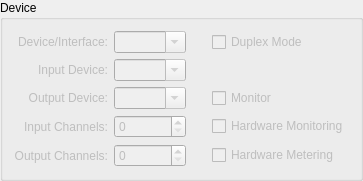
        <widget class="QGroupBox" name="group_driver_device">
         <property name="title">
          <string>Device</string>
         </property>
         <layout class="QGridLayout" name="gridLayout_3">
          <item row="0" column="0">
           <widget class="QLabel" name="obj_driver_device_label">
            <property name="enabled">
             <bool>false</bool>
            </property>
            <property name="toolTip">
             <string>Hardware device/interface name to use</string>
            </property>
            <property name="text">
             <string>Device/Interface:</string>
            </property>
            <property name="alignment">
             <set>Qt::AlignRight|Qt::AlignTrailing|Qt::AlignVCenter</set>
            </property>
           </widget>
          </item>
          <item row="0" column="1">
           <widget class="QComboBox" name="obj_driver_device">
            <property name="enabled">
             <bool>false</bool>
            </property>
            <property name="toolTip">
             <string>Hardware device/interface name to use</string>
            </property>
            <property name="editable">
             <bool>true</bool>
            </property>
           </widget>
          </item>
          <item row="0" column="3">
           <widget class="QCheckBox" name="obj_driver_duplex">
            <property name="enabled">
             <bool>false</bool>
            </property>
            <property name="toolTip">
             <string>Provide both capture and playback ports</string>
            </property>
            <property name="text">
             <string>Duplex Mode</string>
            </property>
           </widget>
          </item>
          <item row="1" column="0">
           <widget class="QLabel" name="obj_driver_capture_label">
            <property name="enabled">
             <bool>false</bool>
            </property>
            <property name="toolTip">
             <string>Whether to provide input/capture ports.
On ALSA you can here set an alternate device for capture</string>
            </property>
            <property name="text">
             <string>Input Device:</string>
            </property>
            <property name="alignment">
             <set>Qt::AlignRight|Qt::AlignTrailing|Qt::AlignVCenter</set>
            </property>
           </widget>
          </item>
          <item row="1" column="1">
           <widget class="QComboBox" name="obj_driver_capture">
            <property name="enabled">
             <bool>false</bool>
            </property>
            <property name="toolTip">
             <string>Whether to provide input/capture ports.
On ALSA you can here set an alternate device for capture</string>
            </property>
            <property name="editable">
             <bool>true</bool>
            </property>
           </widget>
          </item>
          <item row="2" column="0">
           <widget class="QLabel" name="obj_driver_playback_label">
            <property name="enabled">
             <bool>false</bool>
            </property>
            <property name="toolTip">
             <string>Whether to provide output/playback ports.
On ALSA you can here set an alternate device for playback</string>
            </property>
            <property name="text">
             <string>Output Device:</string>
            </property>
            <property name="alignment">
             <set>Qt::AlignRight|Qt::AlignTrailing|Qt::AlignVCenter</set>
            </property>
           </widget>
          </item>
          <item row="2" column="1">
           <widget class="QComboBox" name="obj_driver_playback">
            <property name="enabled">
             <bool>false</bool>
            </property>
            <property name="toolTip">
             <string>Whether to provide output/playback ports.
On ALSA you can here set an alternate device for playback</string>
            </property>
            <property name="editable">
             <bool>true</bool>
            </property>
           </widget>
          </item>
          <item row="2" column="3">
           <widget class="QCheckBox" name="obj_driver_monitor">
            <property name="enabled">
             <bool>false</bool>
            </property>
            <property name="toolTip">
             <string>Provide output monitor ports</string>
            </property>
            <property name="text">
             <string>Monitor</string>
            </property>
           </widget>
          </item>
          <item row="3" column="0">
           <widget class="QLabel" name="obj_driver_inchannels_label">
            <property name="enabled">
             <bool>false</bool>
            </property>
            <property name="toolTip">
             <string>Number of capture channels (defaults to hardware max)</string>
            </property>
            <property name="text">
             <string>Input Channels:</string>
            </property>
            <property name="alignment">
             <set>Qt::AlignRight|Qt::AlignTrailing|Qt::AlignVCenter</set>
            </property>
           </widget>
          </item>
          <item row="3" column="1">
           <widget class="QSpinBox" name="obj_driver_inchannels">
            <property name="enabled">
             <bool>false</bool>
            </property>
            <property name="toolTip">
             <string>Number of capture channels (defaults to hardware max)</string>
            </property>
           </widget>
          </item>
          <item row="4" column="0">
           <widget class="QLabel" name="obj_driver_outchannels_label">
            <property name="enabled">
             <bool>false</bool>
            </property>
            <property name="toolTip">
             <string>Number of playback channels (defaults to hardware max)</string>
            </property>
            <property name="text">
             <string>Output Channels:</string>
            </property>
            <property name="alignment">
             <set>Qt::AlignRight|Qt::AlignTrailing|Qt::AlignVCenter</set>
            </property>
           </widget>
          </item>
          <item row="4" column="1">
           <widget class="QSpinBox" name="obj_driver_outchannels">
            <property name="enabled">
             <bool>false</bool>
            </property>
            <property name="toolTip">
             <string>Number of playback channels (defaults to hardware max)</string>
            </property>
           </widget>
          </item>
          <item row="0" column="2">
           <spacer name="horizontalSpacer">
            <property name="orientation">
             <enum>Qt::Horizontal</enum>
            </property>
            <property name="sizeType">
             <enum>QSizePolicy::Fixed</enum>
            </property>
            <property name="sizeHint" stdset="0">
             <size>
              <width>20</width>
              <height>20</height>
             </size>
            </property>
           </spacer>
          </item>
          <item row="4" column="3">
           <widget class="QCheckBox" name="obj_driver_hwmeter">
            <property name="enabled">
             <bool>false</bool>
            </property>
            <property name="toolTip">
             <string>Enable hardware metering on cards that support it</string>
            </property>
            <property name="text">
             <string>Hardware Metering</string>
            </property>
           </widget>
          </item>
          <item row="3" column="3">
           <widget class="QCheckBox" name="obj_driver_hwmon">
            <property name="enabled">
             <bool>false</bool>
            </property>
            <property name="toolTip">
             <string>Enable hardware monitoring of capture ports</string>
            </property>
            <property name="text">
             <string>Hardware Monitoring</string>
            </property>
           </widget>
          </item>
         </layout>
        </widget>
